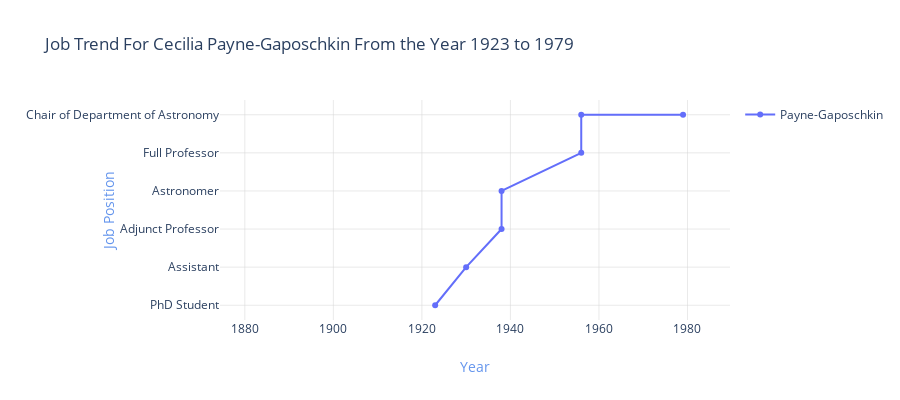

Notebook cell for this chart:
### Markdown cell above
## Payne-Gaposchikin

### Code cell
fig = go.Figure()
fig.add_trace(go.Scatter(x=job_df["year"],y=job_df["Payne-Gaposchikin"],mode="lines+markers",name="Payne-Gaposchkin"),)
fig.update_layout(height=400,showlegend=True,title_text="Job Trend For Cecilia Payne-Gaposchkin From the Year 1923 to 1979",plot_bgcolor='rgb(400,400,400)',)
fig.update_xaxes(showgrid=True,gridwidth=0.5, gridcolor='LightGrey', title_text = "Year", titlefont_color = "cornflowerblue")
fig.update_yaxes(showgrid=True, gridwidth=0.5, gridcolor='LightGrey', title_text = "Job Position", titlefont_color = "cornflowerblue")
fig.show()

### Figure 1 — Plotly figure (JSON) as saved in the notebook; plotly's stock layout.template omitted (floating-point values rounded to 4 significant figures)
{"data": [{"mode": "lines+markers", "name": "Payne-Gaposchkin", "type": "scatter", "x": [1943, 1957, 1959, 1983, null, 1971, 1975, 1923, 1930, 1938, 1938, 1956, 1956, 1979, 1881, 1886, 1886, 1894, 1898, 1907, 1915], "y": [null, null, null, null, null, null, null, "PhD Student", "Assistant", "Adjunct Professor", "Astronomer", "Full Professor", "Chair of Department of Astronomy", "Chair of Department of Astronomy", null, null, null, null, null, null, null]}], "layout": {"height": 400, "plot_bgcolor": "rgb(400,400,400)", "showlegend": true, "title": {"text": "Job Trend For Cecilia Payne-Gaposchkin From the Year 1923 to 1979"}, "xaxis": {"gridcolor": "LightGrey", "gridwidth": 0.5, "showgrid": true, "title": {"font": {"color": "cornflowerblue"}, "text": "Year"}}, "yaxis": {"gridcolor": "LightGrey", "gridwidth": 0.5, "showgrid": true, "title": {"font": {"color": "cornflowerblue"}, "text": "Job Position"}}}}
